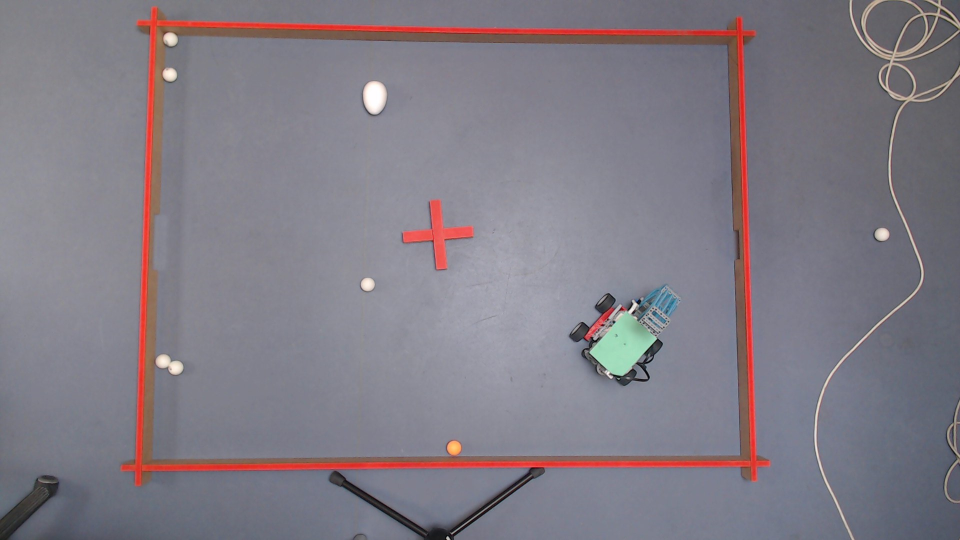
#> input picture src/Server/Components/Robot_green.jpg, 1920 x 1080 px (shown at 1/2 size)
$ python -i CourseDetection.py   (imports and definitions only)
#> lines starting #> are read from the running program, lines starting #| are printed output that depends on the picture; after the words box and inside, x2 and y2 are one past the last pixel; in counts of white or black regions, pixels touching at a corner belong together
### src/Server/Components/BallDetection.py
import os
import cv2
import numpy as np
from Components.DetectionMethods import *


# [27 lines left out: function DetectAllBalls, not called in this run]


def DetectOrangeBall(frame):
    # Define the broader range for the color orange in HSV color space
    lower_orange = np.array([0, 150, 150])
    upper_orange = np.array([10, 255, 255])

    lower_orange1 = np.array([15, 150, 150])
    upper_orange1 = np.array([25, 255, 255])

    # Define the border range for the color yellow in HSV color space
    lower_yellow = np.array([25, 150, 150])
    upper_yellow = np.array([35, 255, 255])

    # Convert the frame to HSV color space
    hsv_frame = cv2.cvtColor(frame, cv2.COLOR_BGR2HSV)

    # Create masks for the different shades of orange
    mask1 = cv2.inRange(hsv_frame, lower_orange, upper_orange)
    mask2 = cv2.inRange(hsv_frame, lower_orange1, upper_orange1)
    mask3 = cv2.inRange(hsv_frame, lower_yellow, upper_yellow)

    # Combine the masks
    mask = cv2.bitwise_or(mask1, mask2)
    mask = cv2.bitwise_or(mask, mask3)

    # Perform morphological operations to reduce noise
    kernel = np.ones((5, 5), np.uint8)
    mask = cv2.erode(mask, kernel, iterations=1)
    mask = cv2.dilate(mask, kernel, iterations=2)
    cv2.imshow("mask", mask)

    min_area = 300
    max_area = 1000  # Adjust based on your specific case
    orange_ball = DetectBallContour(min_area, max_area, mask)
    return orange_ball

# [21 lines left out: function WhereIsTheOrangeBall, not called in this run]


def GetFixedBallPoints():
    return [[[1377, 518, 13.41964]]]


def is_point_in_proximity(point, tree, threshold=1.5):
    result = tree.query_ball_point(point, threshold)
    return len(result) > 0

### src/Server/Components/DetectionMethods.py
import numpy as np
import cv2


# [99 lines left out: functions DetectEllipse, DetectBallContour, DetectColor, DetectCrossFromMask, not called in this run]

### src/Server/Components/CourseDetection.py
import os
import cv2
import numpy as np
from scipy.spatial import KDTree
from Components.BallDetection import DetectOrangeBall
from sklearn.cluster import DBSCAN
from Components.DetectionMethods import DetectCrossFromMask
from Components.EggDetection import DetectEgg


# Får den aktuelle mappe, hvor vores script ligger og den korrekte sti til billede filerne
# script_dir = os.path.dirname(os.path.abspath(__file__))
# image_path = os.path.join(script_dir, '..', 'Data', 'Images', 'Empty_course.jpeg')
# img = cv2.imread(image_path)

def giveMeBinaryBitch(img):
    hsv = cv2.cvtColor(img, cv2.COLOR_BGR2HSV)

    lower_red1 = np.array([0, 100, 100])
    upper_red1 = np.array([10, 255, 255])

    lower_red2 = np.array([160, 100, 100])
    upper_red2 = np.array([180, 255, 255])

    mask1 = cv2.inRange(hsv, lower_red1, upper_red1)
    mask2 = cv2.inRange(hsv, lower_red2, upper_red2)

    mask = cv2.bitwise_or(mask1, mask2)

    _, binary_image = cv2.threshold(mask, 128, 255, cv2.THRESH_BINARY)

    # Subtract the orange ball
    orange_ball = DetectOrangeBall(img)
    binary_contour_mask = np.zeros_like(binary_image)
    result_image = binary_image

    if orange_ball is not None:
        for contour in orange_ball:
            cv2.drawContours(binary_contour_mask, [contour], -1, 255, thickness=cv2.FILLED)
            dilation_kernel = np.ones((5, 5), np.uint8)
            expanded_mask = cv2.dilate(binary_contour_mask, dilation_kernel, iterations=1)
            result_image = cv2.subtract(binary_image, expanded_mask)

    cv2.imshow('Result without orange ball subtraction', binary_image)

    return result_image


def giveMeCourseFramePoints(img):
    result_image = giveMeBinaryBitch(img)
    corners = cv2.goodFeaturesToTrack(result_image, maxCorners=100, qualityLevel=0.27, minDistance=10, blockSize=5,
                                      useHarrisDetector=True)

    if corners is not None:
        corners = np.int32(corners)
        corners = np.array([corner.ravel() for corner in corners])

        # Perform DBSCAN clustering
        clustering = DBSCAN(eps=30, min_samples=4).fit(corners)
        labels = clustering.labels_

        # Extract unique clusters
        unique_labels = set(labels)

        # Find the centroids of the clusters
        centroids = []
        for label in unique_labels:
            cluster_points = corners[labels == label]
            centroid = np.mean(cluster_points, axis=0)
            centroids.append(centroid)

        # Ensure we have exactly four points
        # if len(centroids) != 4:
        #    raise ValueError("Expected to find exactly four intersection points")

        # Convert centroids to integer points if needed
        centroids = np.int32(centroids)

        # Now `centroids` contains the four intersection points
        # print("Intersection Points:", centroids)
        hull = cv2.convexHull(centroids)
        epsilon = 0.1 * cv2.arcLength(hull, True)
        approximated_points = cv2.approxPolyDP(hull, epsilon, True)

        def sort_vertices(vertices):
            try:
                vertices = vertices.reshape((4, 2))
            except ValueError:
                return None
            sorted_vertices = sorted(vertices, key=lambda y: y[0])
            left_points = sorted(sorted_vertices[:2], key=lambda y: y[1])
            right_points = sorted(sorted_vertices[2:], key=lambda y: y[1])
            return np.array([left_points[0], right_points[0], right_points[1], left_points[1]], dtype='int32')

        sorted_points = sort_vertices(approximated_points)

        # [22 lines of commented-out code are left out]
        return sorted_points
    else:
        return None


# [102 lines left out: functions giveMeGoalPoints, giveMeObstacleCoordinates, giveMeCross, detect_color, convert_to_binary, not called in this run]


def generate_kd_tree(course_coords):
    return KDTree(course_coords)


'''Deprecated'''


# [6 lines left out: function course_coordinates, not called in this run]


'''Deprecated'''


# [11 lines left out: function define_inner_frame, not called in this run]


'''Deprecated'''


# [11 lines left out: function draw_coordinate_system, not called in this run]


'''
# Verifikation af at billede læses korrekt
if img is None:
    print(f"Fejl: Kan ikke indlæse billedet fra '{image_path}'.")
else:
    # Farvedetektion
    hsv_image = cv2.cvtColor(img, cv2.COLOR_BGR2HSV)
    red_lower = np.array([0, 50, 50])  # Lavere HSV grænse for rød
    red_upper = np.array([10, 255, 255])  # Øvre HSV grænse for rød
    img_with_red_contours, red_mask = detect_color(hsv_image, (red_lower, red_upper))

    # Anvend define_inner_frame og draw_coordinate_system
    path_img = define_inner_frame(red_mask, img)
    ##draw_coordinate_system(path_img, interval=100, color_x=(255, 0, 0), color_y=(0, 255, 0))

    # Konverter fra BGR til HSV farverummet
    hsv = cv2.cvtColor(img, cv2.COLOR_BGR2HSV)
    # Konverter HSV-billede til binært billede
    binary_image = convert_to_binary(hsv)

    # Generer gitter af 0'er og 1'ere
    grid = generate_grid(binary_image, interval=1)
    for row in grid:
        print(row)

    grid_image = visualize_grid(grid, interval=10)
    cv2.imshow('Grid Visualization', grid_image)

    course_coordinates(binary_image)

    # Vis det færdige resultat
    cv2.namedWindow('Course Detected', cv2.WINDOW_NORMAL)
    cv2.resizeWindow('Course Detected', 720, 1280)
    cv2.imshow('Course Detected', path_img)
    cv2.imshow('Binary Image', binary_image)
    cv2.waitKey(0)
    cv2.destroyAllWindows()
'''

>>> import cv2
>>> picture = cv2.imread('Robot_green.jpg')
#> picture is the input picture: shape (1080, 1920, 3); mean B, G, R 133.3, 123.7, 129.1
>>> result = giveMeCourseFramePoints(picture)
#> in giveMeBinaryBitch, `hsv = cv2.cvtColor(img, cv2.COLOR_BGR2HSV)`: hsv: shape (1080, 1920, 3); mean H, S, V 113.1, 31.1, 140
#> in giveMeBinaryBitch, `mask1 = cv2.inRange(hsv, lower_red1, upper_red1)`:
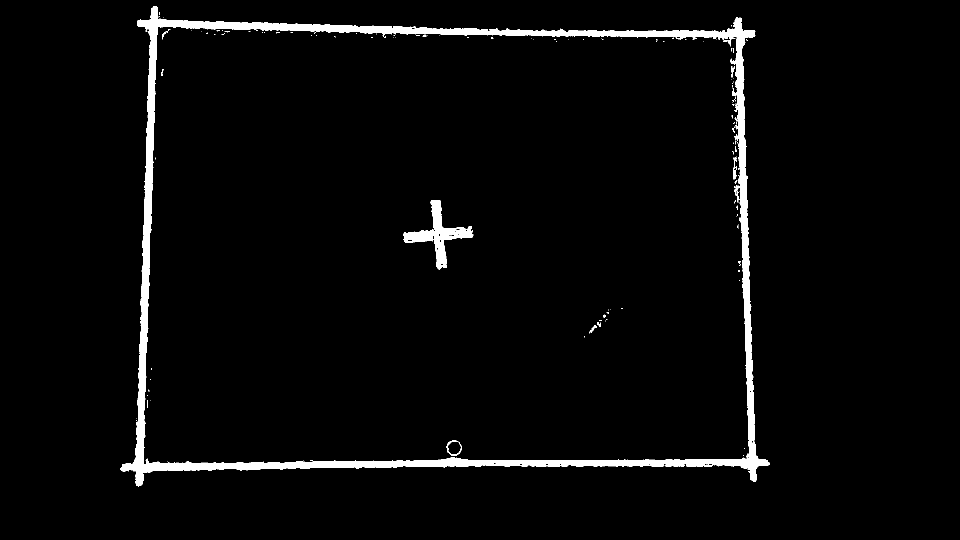
#> mask1: shape (1080, 1920) (shown at 1/2 size); 3.1% white; 144 white regions (126 under 20 px), largest, box (x1, y1, x2, y2) and area: (241, 13, 1540, 973) 58839, (807, 400, 947, 540) 4889, (893, 881, 924, 912) 215
#> in giveMeBinaryBitch, `mask2 = cv2.inRange(hsv, lower_red2, upper_red2)`:
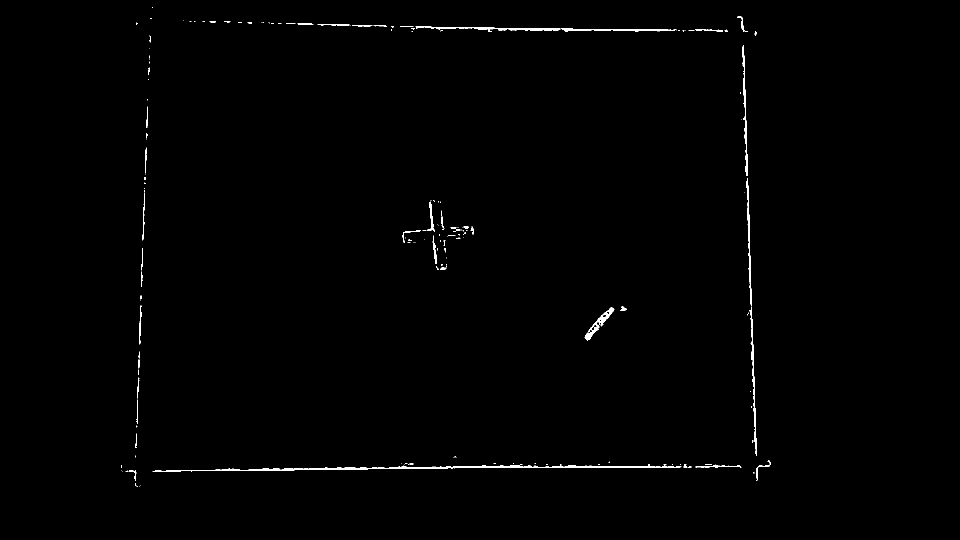
#> mask2: shape (1080, 1920) (shown at 1/2 size); 0.57% white; 173 white regions (123 under 20 px), largest, box (x1, y1, x2, y2) and area: (305, 928, 1363, 943) 3273, (831, 53, 1121, 63) 1016, (1499, 614, 1514, 912) 820
#> in giveMeBinaryBitch, `mask = cv2.bitwise_or(mask1, mask2)`:
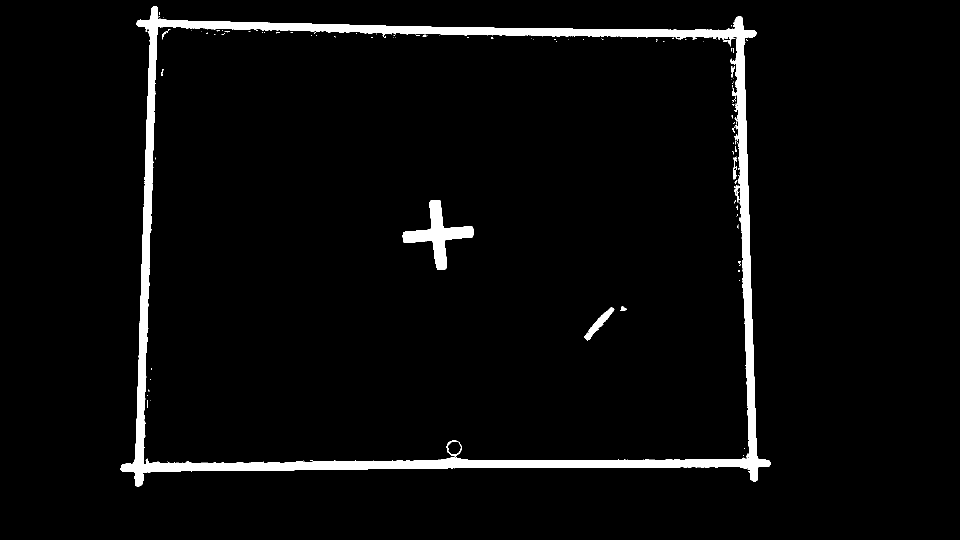
#> mask: shape (1080, 1920) (shown at 1/2 size); 3.7% white; 130 white regions (113 under 20 px), largest, box (x1, y1, x2, y2) and area: (241, 13, 1541, 973) 68839, (805, 400, 947, 540) 5933, (1168, 614, 1229, 681) 969
#> in DetectOrangeBall, `mask1 = cv2.inRange(hsv_frame, lower_orange, upper_orange)`:
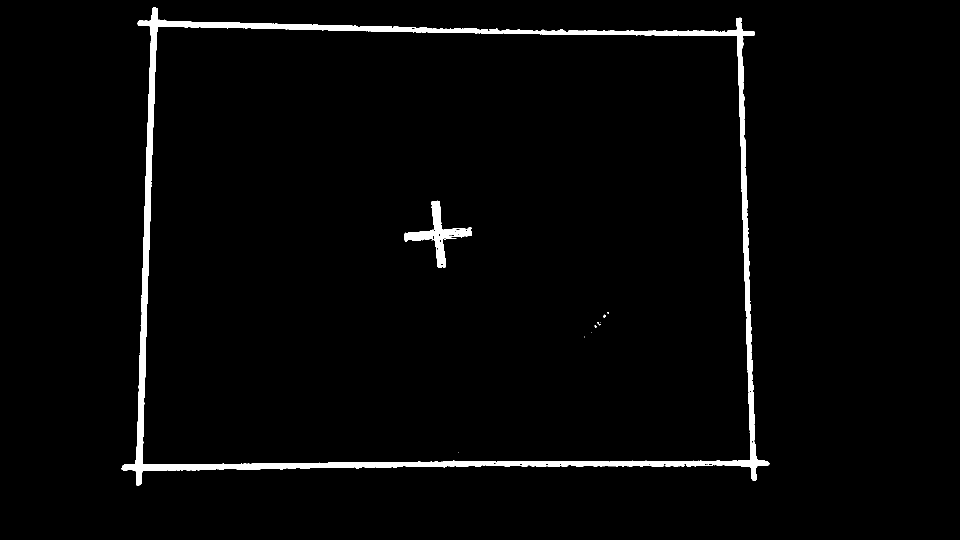
#> mask1: shape (1080, 1920) (shown at 1/2 size); 2.4% white; 14 white regions (11 under 20 px), largest, box (x1, y1, x2, y2) and area: (243, 15, 1539, 971) 45388, (809, 401, 944, 536) 4054, (1206, 629, 1212, 635) 23
#> in DetectOrangeBall, `mask2 = cv2.inRange(hsv_frame, lower_orange1, upper_orange1)`:
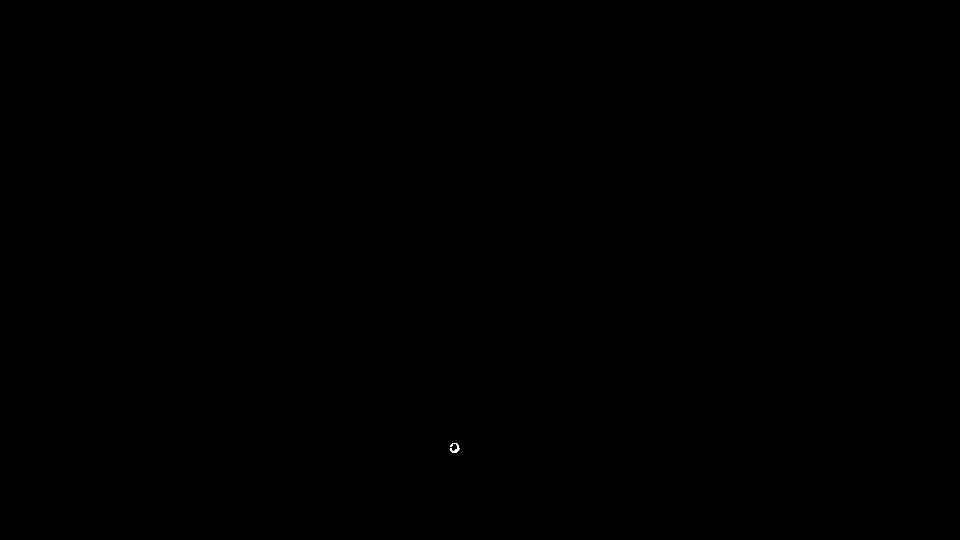
#> mask2: shape (1080, 1920) (shown at 1/2 size); 0.01% white; 1 white region, box (x1, y1, x2, y2) and area: (900, 886, 919, 906) 175
#> in DetectOrangeBall, `mask3 = cv2.inRange(hsv_frame, lower_yellow, upper_yellow)`: mask3: shape (1080, 1920); every value is 0
#> in DetectOrangeBall, `mask = cv2.bitwise_or(mask1, mask2)`: mask: shape (1080, 1920); 2.4% white; 15 white regions (11 under 20 px), largest, box (x1, y1, x2, y2) and area: (243, 15, 1539, 971) 45388, (809, 401, 944, 536) 4054, (900, 886, 919, 906) 175, (1206, 629, 1212, 635) 23
#> in DetectOrangeBall, `mask = cv2.erode(mask, kernel, iterations=1)`:
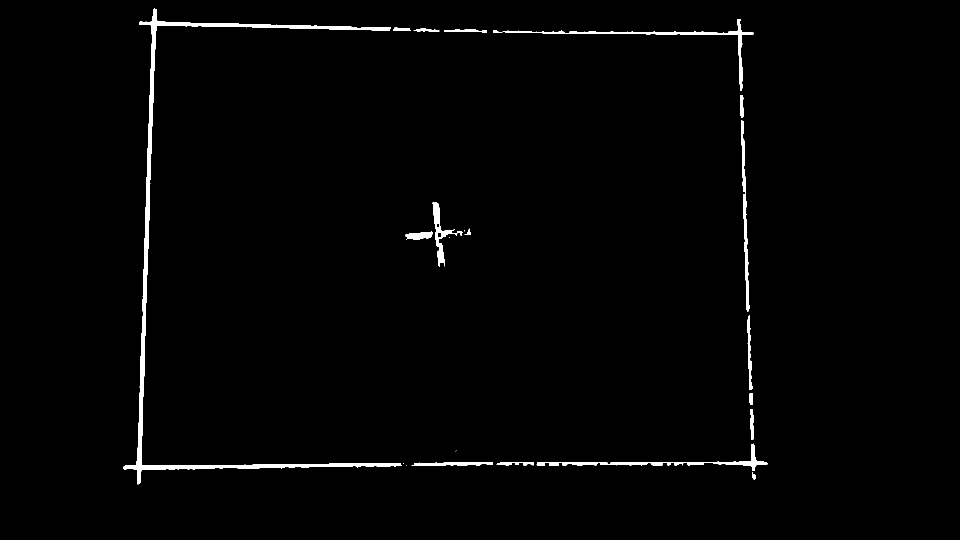
#> mask: shape (1080, 1920) (shown at 1/2 size); 1.3% white; 23 white regions (6 under 20 px), largest, box (x1, y1, x2, y2) and area: (246, 17, 804, 969) 14387, (986, 38, 1507, 182) 2855, (1073, 887, 1536, 942) 2659
#> in DetectOrangeBall, `mask = cv2.dilate(mask, kernel, iterations=2)`:
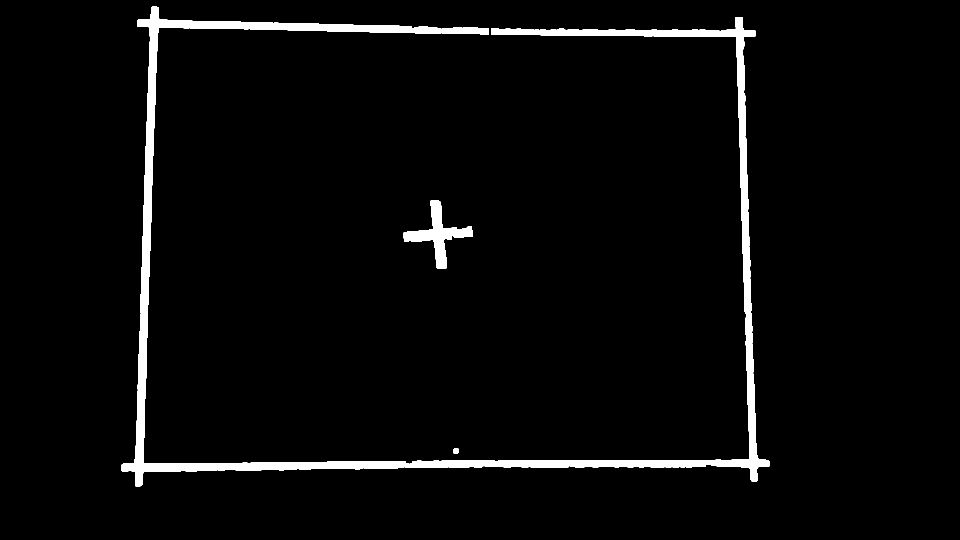
#> mask: shape (1080, 1920) (shown at 1/2 size); 3.3% white; 5 white regions
#> in DetectBallContour, `contours, _ = cv2.findContours(mask, cv2.RETR_EXTERNAL, cv2.CHAIN_APPR..`: contours = 5 contours; box (x1, y1, x2, y2) and area: (242, 13, 883, 973) 30540, (819, 34, 1540, 963) 27457, (807, 400, 946, 537) 4932, (884, 54, 978, 69) 1076, (907, 897, 917, 907) 80
#> the loop in DetectBallContour, `for contour in contours:` made 5 passes
#> after the loop in DetectBallContour, `for contour in contours:`: filtered_contours = []
#> in giveMeCourseFramePoints, `corners = cv2.goodFeaturesToTrack(result_image, maxCorners=100, qualit..`: corners = 100 rows, first 8: [1471, 221], [1471, 334], [1469, 374], [1478, 523], [1465, 97], [1475, 402], [1467, 200], [1463, 134]
#> in giveMeCourseFramePoints, `corners = np.int32(corners)`: corners = contour of 100 points, box (x1, y1, x2, y2) (264, 35, 1518, 961), area 564946
#> in giveMeCourseFramePoints, `corners = np.array([corner.ravel() for corner in corners])`: corners = 100 pairs, first value 264 to 1517, second value 35 to 960
#> in giveMeCourseFramePoints, `labels = clustering.labels_`: labels = 100 values, max 6 at index 47, min -1 at index 3, mean 0.84
#> in giveMeCourseFramePoints, `unique_labels = set(labels)`: unique_labels = 8 items
#> the loop in giveMeCourseFramePoints, `for label in unique_labels:` made 8 passes
#> centroid on passes 1 to 6: [1470, 241.2], [1473.8, 384.7], [1465.1, 95.33], [292, 929.8], [1504.1, 922.1], [318, 55.6]
#> (cluster_points, centroid) on pass 7: ([[1177, 664], [1179, 677], [1207, 645], [1195, 658]], [1189.5, 661])
#> after the loop in giveMeCourseFramePoints, `for label in unique_labels:`: centroids = [[1470, 241.2], [1473.8, 384.7], [1465.1, 95.33], [292, 929.8], [1504.1, 922.1], [318, 55.6], [1189.5, 661], [785.4, 352.5]]
#> in giveMeCourseFramePoints, `centroids = np.int32(centroids)`: centroids = [[1470, 241], [1473, 384], [1465, 95], [292, 929], [1504, 922], [318, 55], [1189, 661], [785, 352]]
#> in giveMeCourseFramePoints, `hull = cv2.convexHull(centroids)`: hull = [[1504, 922], [292, 929], [318, 55], [1465, 95]]
#> in giveMeCourseFramePoints, `epsilon = 0.1 * cv2.arcLength(hull, True)`: epsilon = 406.2
#> in giveMeCourseFramePoints, `approximated_points = cv2.approxPolyDP(hull, epsilon, True)`: approximated_points = [[1504, 922], [292, 929], [318, 55], [1465, 95]]
#> in sort_vertices, `sorted_vertices = sorted(vertices, key=lambda y: y[0])`: sorted_vertices = [[292, 929], [318, 55], [1465, 95], [1504, 922]]
#> in sort_vertices, `left_points = sorted(sorted_vertices[:2], key=lambda y: y[1])`: left_points = [[318, 55], [292, 929]]
#> in sort_vertices, `right_points = sorted(sorted_vertices[2:], key=lambda y: y[1])`: right_points = [[1465, 95], [1504, 922]]
#> in giveMeCourseFramePoints, `sorted_points = sort_vertices(approximated_points)`: sorted_points = [[318, 55], [1465, 95], [1504, 922], [292, 929]]
#> result = [[318, 55], [1465, 95], [1504, 922], [292, 929]]
